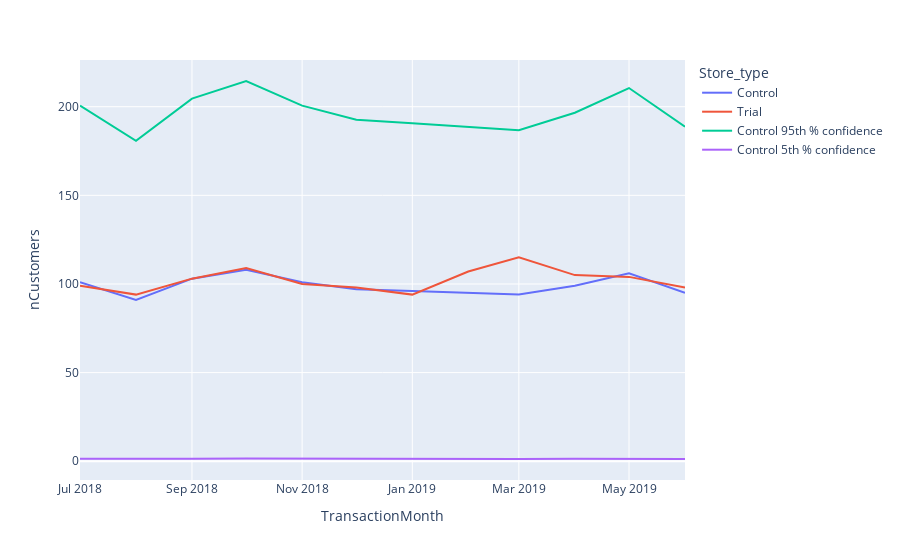

Here is the notebook cell this chart was saved with:
### Code cell
#Assign store type to each store
measureOverTimeCusts['Store_type'] = np.where(measureOverTimeCusts['STORE_NBR'] == trial_store,'Trial',np.where(measureOverTimeCusts['STORE_NBR'] == control_store,'Control','Other stores'))

#group by store type and year-month and calculate the mean of sales
pastCustomers = measureOverTimeCusts.groupby(by=['Month_Id','Store_type'])['nCustomers'].mean().reset_index()

#Convert year-month to transaction month
pastCustomers['TransactionMonth'] = pd.to_datetime(pastCustomers['Month_Id'], format='%Y%m')

#Select only trial and control store
pastCustomers = pastCustomers[pastCustomers['Store_type'].isin(['Trial','Control'])]

#Control Store 95th percentile
pastCustomers_Control95 = pastCustomers[pastCustomers['Store_type'] == 'Control'].copy()
pastCustomers_Control95['nCustomers'] = pastCustomers_Control95['nCustomers'] * (1 + stdDev * 2)
pastCustomers_Control95['Store_type'] = 'Control 95th % confidence'

#Control Store 5th percentile
pastCustomers_Control5 = pastCustomers[pastCustomers['Store_type'] == 'Control'].copy()
pastCustomers_Control5['nCustomers'] = pastCustomers_Control5['nCustomers'] * (1 - stdDev * 2)
pastCustomers_Control5['Store_type'] = 'Control 5th % confidence'

#Join all the dataframe
trialAssessmentC = pd.concat([pastCustomers,pastCustomers_Control95,pastCustomers_Control5])

#Visualize using plotly
fig = px.line(trialAssessmentC, x='TransactionMonth', y='nCustomers', color='Store_type')
fig.show()

### Figure 1 — Plotly figure (JSON) as saved in the notebook; plotly's stock layout.template omitted (floating-point values rounded to 4 significant figures)
{"data": [{"hovertemplate": "Store_type=Control<br>TransactionMonth=%{x}<br>nCustomers=%{y}<extra></extra>", "legendgroup": "Control", "line": {"color": "#636efa", "dash": "solid"}, "marker": {"symbol": "circle"}, "mode": "lines", "name": "Control", "orientation": "v", "showlegend": true, "type": "scatter", "x": ["2018-07-01T00:00:00", "2018-08-01T00:00:00", "2018-09-01T00:00:00", "2018-10-01T00:00:00", "2018-11-01T00:00:00", "2018-12-01T00:00:00", "2019-01-01T00:00:00", "2019-02-01T00:00:00", "2019-03-01T00:00:00", "2019-04-01T00:00:00", "2019-05-01T00:00:00", "2019-06-01T00:00:00"], "xaxis": "x", "y": [101, 91, 103, 108, 101, 97, 96, 95, 94, 99, 106, 95], "yaxis": "y"}, {"hovertemplate": "Store_type=Trial<br>TransactionMonth=%{x}<br>nCustomers=%{y}<extra></extra>", "legendgroup": "Trial", "line": {"color": "#EF553B", "dash": "solid"}, "marker": {"symbol": "circle"}, "mode": "lines", "name": "Trial", "orientation": "v", "showlegend": true, "type": "scatter", "x": ["2018-07-01T00:00:00", "2018-08-01T00:00:00", "2018-09-01T00:00:00", "2018-10-01T00:00:00", "2018-11-01T00:00:00", "2018-12-01T00:00:00", "2019-01-01T00:00:00", "2019-02-01T00:00:00", "2019-03-01T00:00:00", "2019-04-01T00:00:00", "2019-05-01T00:00:00", "2019-06-01T00:00:00"], "xaxis": "x", "y": [99, 94, 103, 109, 100, 98, 94, 107, 115, 105, 104, 98], "yaxis": "y"}, {"hovertemplate": "Store_type=Control 95th % confidence<br>TransactionMonth=%{x}<br>nCustomers=%{y}<extra></extra>", "legendgroup": "Control 95th % confidence", "line": {"color": "#00cc96", "dash": "solid"}, "marker": {"symbol": "circle"}, "mode": "lines", "name": "Control 95th % confidence", "orientation": "v", "showlegend": true, "type": "scatter", "x": ["2018-07-01T00:00:00", "2018-08-01T00:00:00", "2018-09-01T00:00:00", "2018-10-01T00:00:00", "2018-11-01T00:00:00", "2018-12-01T00:00:00", "2019-01-01T00:00:00", "2019-02-01T00:00:00", "2019-03-01T00:00:00", "2019-04-01T00:00:00", "2019-05-01T00:00:00", "2019-06-01T00:00:00"], "xaxis": "x", "y": [200.6, 180.7, 204.6, 214.5, 200.6, 192.6, 190.7, 188.7, 186.7, 196.6, 210.5, 188.7], "yaxis": "y"}, {"hovertemplate": "Store_type=Control 5th % confidence<br>TransactionMonth=%{x}<br>nCustomers=%{y}<extra></extra>", "legendgroup": "Control 5th % confidence", "line": {"color": "#ab63fa", "dash": "solid"}, "marker": {"symbol": "circle"}, "mode": "lines", "name": "Control 5th % confidence", "orientation": "v", "showlegend": true, "type": "scatter", "x": ["2018-07-01T00:00:00", "2018-08-01T00:00:00", "2018-09-01T00:00:00", "2018-10-01T00:00:00", "2018-11-01T00:00:00", "2018-12-01T00:00:00", "2019-01-01T00:00:00", "2019-02-01T00:00:00", "2019-03-01T00:00:00", "2019-04-01T00:00:00", "2019-05-01T00:00:00", "2019-06-01T00:00:00"], "xaxis": "x", "y": [1.413, 1.273, 1.441, 1.511, 1.413, 1.357, 1.343, 1.329, 1.315, 1.385, 1.483, 1.329], "yaxis": "y"}], "layout": {"legend": {"title": {"text": "Store_type"}, "tracegroupgap": 0}, "margin": {"t": 60}, "xaxis": {"anchor": "y", "domain": [0, 1], "title": {"text": "TransactionMonth"}}, "yaxis": {"anchor": "x", "domain": [0, 1], "title": {"text": "nCustomers"}}}}
